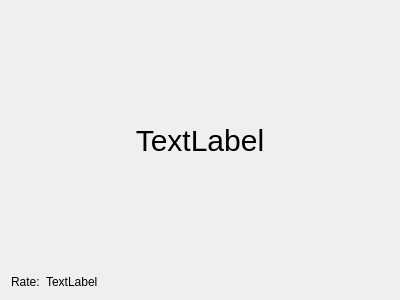
<?xml version="1.0" encoding="UTF-8"?>
<ui version="4.0">
 <class>Current</class>
 <widget class="QWidget" name="Current">
  <property name="geometry">
   <rect>
    <x>0</x>
    <y>0</y>
    <width>400</width>
    <height>300</height>
   </rect>
  </property>
  <property name="windowTitle">
   <string>Form</string>
  </property>
  <layout class="QGridLayout" name="gridLayout">
   <item row="0" column="0" colspan="2">
    <widget class="QLabel" name="m_pValue">
     <property name="sizePolicy">
      <sizepolicy hsizetype="Expanding" vsizetype="Expanding">
       <horstretch>0</horstretch>
       <verstretch>0</verstretch>
      </sizepolicy>
     </property>
     <property name="styleSheet">
      <string notr="true">font-size: 30px;</string>
     </property>
     <property name="text">
      <string>TextLabel</string>
     </property>
     <property name="alignment">
      <set>Qt::AlignCenter</set>
     </property>
    </widget>
   </item>
   <item row="1" column="0">
    <widget class="QLabel" name="label_2">
     <property name="text">
      <string>Rate:</string>
     </property>
    </widget>
   </item>
   <item row="1" column="1">
    <widget class="QLabel" name="m_pRate">
     <property name="sizePolicy">
      <sizepolicy hsizetype="Expanding" vsizetype="Preferred">
       <horstretch>0</horstretch>
       <verstretch>0</verstretch>
      </sizepolicy>
     </property>
     <property name="text">
      <string>TextLabel</string>
     </property>
    </widget>
   </item>
  </layout>
 </widget>
 <resources/>
 <connections/>
</ui>
